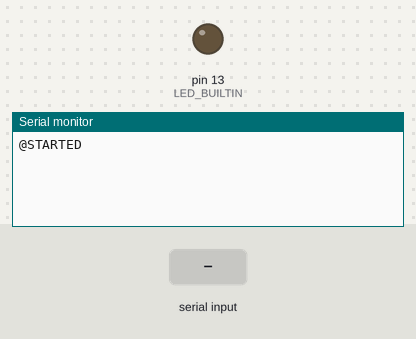
Bench run of a sketch on a simulated Arduino Uno, built with avr-gcc and run on an emulated ATmega328P. Parts: output pins drawn as LEDs (lit = HIGH), the last lines printed to the serial monitor. Inputs (shaded band) come from the test bench.

Above: at 1.2 s.
1.3 s: "*PING\n" received over Serial
At 2.3 s:
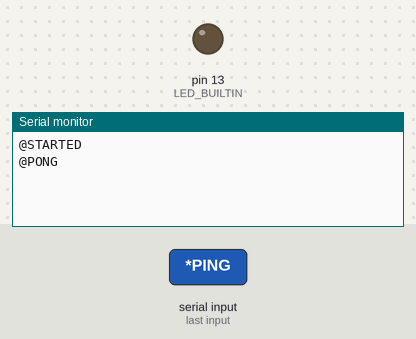
2.8 s: "*BLINK_LED\n" received over Serial
At 3.7 s:
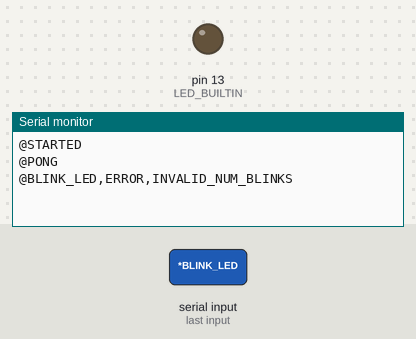
4.3 s: "90,45,200\n" received over Serial
At 4.8 s:
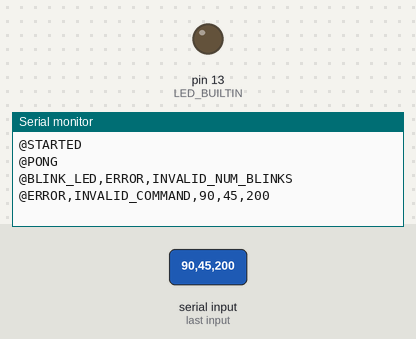

The sketch:

ArduinoGUIDemo.ino
```cpp
#define SERIAL_INPUT_BUFFER_LEN 150
#define CMD_START_CHAR '*'
#define CMD_TOKEN_DELIMITER ","

void setup()
{
  pinMode(LED_BUILTIN, OUTPUT);
  digitalWrite(LED_BUILTIN, LOW);

  Serial.begin(9600);

  Serial.println("@STARTED");
}

void loop()
{
  loopSerialIO();
}

void loopSerialIO(void)
{
  static char serialBuffer[SERIAL_INPUT_BUFFER_LEN];
  static int serialBufferOffset = 0;

  while (Serial.available())
  {
    serialBuffer[serialBufferOffset] = Serial.read();
    if (serialBuffer[serialBufferOffset] == '\n')
    {
      serialBuffer[serialBufferOffset] = '\0';
      serialBufferOffset = 0;
      handleCommand(serialBuffer);
    }
    else
    {
      if (serialBufferOffset < (SERIAL_INPUT_BUFFER_LEN - 1))
      {
        serialBufferOffset++;
      }
    }
  }
}

void handleCommand(char *buffer)
{
  if (buffer[0] != CMD_START_CHAR)
  {
    Serial.print("@ERROR,INVALID_COMMAND,");
    Serial.println(buffer);
    return;
  }

  char *command = strtok(buffer, CMD_TOKEN_DELIMITER);

  if (strcmp(command, "*PING") == 0)
  {
    Serial.println("@PONG");
  }
  else if (strcmp(command, "*BLINK_LED") == 0)
  {
    char *valueStr = strtok(NULL, CMD_TOKEN_DELIMITER);
    if (valueStr != NULL)
    {
      int numBlinks = atoi(valueStr);
      Serial.println("@BLINK_LED,START");
      blinkLED(numBlinks);
      Serial.println("@BLINK_LED,FINISH");
    }
    else
    {
      Serial.println("@BLINK_LED,ERROR,INVALID_NUM_BLINKS");
    }
  }
  else
  {
    Serial.print("@ERROR,INVALID_COMMAND,");
    Serial.println(command);
  }
}

void blinkLED(int numBlinks)
{
  for (int i = 0; i < numBlinks; i++)
  {
    digitalWrite(LED_BUILTIN, HIGH);
    delay(250);
    digitalWrite(LED_BUILTIN, LOW);
    if (i < numBlinks - 1)
    {
      delay(250);
    }
  }
}
```

Measured:
- after the input at 1.3 s, the serial monitor: prints a new line at once (image 1)
- after the input at 2.8 s, the serial monitor: prints a new line at once (image 2)
- after the input at 4.3 s, the serial monitor: prints a new line at once (image 3)
